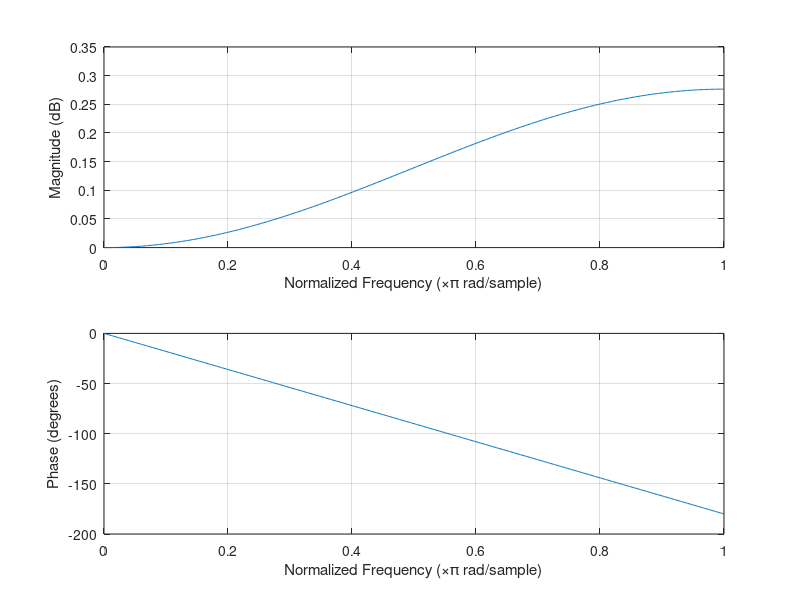

MATLAB code to generate this figure:
wp1 = 0.2;
wp2 = 0.7;
ws1 = 0.3;
ws2 = 0.6;
dels = 0.1;
Fs = 8000;
N1 = -20*log10(dels) - 7.95;
N2 = 14.36 * (ws2 - ws1) * Fs / (2*pi);
N = N1 / N2;
M = max(1, ceil(N));
disp(M)
wc1 = (wp1 + ws1) / 2;
wc2 = (wp2 + ws2) / 2;
disp(wc1)
disp(wc2)
b = fir1(M, [wc1, wc2], 'stop');
figure(4);
freqz(b, 1, 512);
